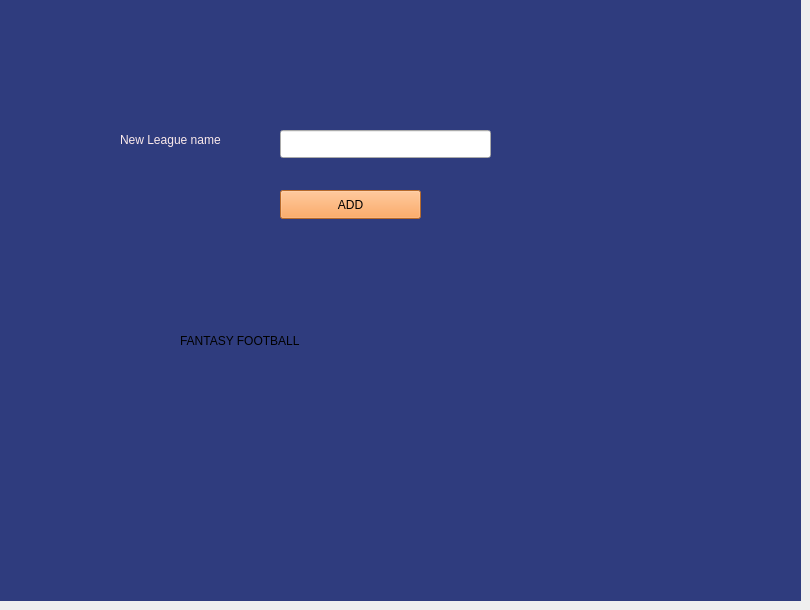
       <widget class="QWidget" name="tab">
        <attribute name="title">
         <string>ADD  NEW LEAGUE</string>
        </attribute>
        <widget class="QLineEdit" name="league_new_name">
         <property name="geometry">
          <rect>
           <x>280</x>
           <y>130</y>
           <width>211</width>
           <height>28</height>
          </rect>
         </property>
        </widget>
        <widget class="QLabel" name="label_4">
         <property name="geometry">
          <rect>
           <x>120</x>
           <y>130</y>
           <width>131</width>
           <height>20</height>
          </rect>
         </property>
         <property name="styleSheet">
          <string notr="true">font: 10pt &quot;Simplified Arabic&quot;;
color: rgb(251, 234, 235);
background-color: rgb(47, 60, 126);
font: 700 10pt &quot;Segoe UI&quot;;</string>
         </property>
         <property name="text">
          <string>New League name</string>
         </property>
        </widget>
        <widget class="QPushButton" name="ADD">
         <property name="geometry">
          <rect>
           <x>280</x>
           <y>190</y>
           <width>141</width>
           <height>29</height>
          </rect>
         </property>
         <property name="styleSheet">
          <string notr="true">background-color: rgb(255, 148, 60);
selection-background-color: rgb(250, 87, 46);

font: 700 10pt &quot;Segoe UI&quot;;</string>
         </property>
         <property name="text">
          <string>ADD</string>
         </property>
        </widget>
        <widget class="QLabel" name="label_44">
         <property name="geometry">
          <rect>
           <x>0</x>
           <y>0</y>
           <width>801</width>
           <height>601</height>
          </rect>
         </property>
         <property name="styleSheet">
          <string notr="true">background-color: rgb(47, 60, 126);</string>
         </property>
         <property name="text">
          <string/>
         </property>
        </widget>
        <widget class="QLabel" name="label_46">
         <property name="geometry">
          <rect>
           <x>660</x>
           <y>10</y>
           <width>121</width>
           <height>141</height>
          </rect>
         </property>
         <property name="styleSheet">
          <string notr="true">image: url(:/img/img/football.png);
background-color: rgba(0,0,0,0%)</string>
         </property>
         <property name="text">
          <string/>
         </property>
        </widget>
        <widget class="QLabel" name="label_47">
         <property name="geometry">
          <rect>
           <x>180</x>
           <y>300</y>
           <width>451</width>
           <height>81</height>
          </rect>
         </property>
         <property name="styleSheet">
          <string notr="true">color: rgb(0, 0, 0);
font: 35pt &quot;Rockwell Condensed&quot;;
background-color: rgba(0,0,0,0%)</string>
         </property>
         <property name="text">
          <string>FANTASY FOOTBALL</string>
         </property>
        </widget>
        <zorder>label_44</zorder>
        <zorder>league_new_name</zorder>
        <zorder>label_4</zorder>
        <zorder>ADD</zorder>
        <zorder>label_46</zorder>
        <zorder>label_47</zorder>
       </widget>
